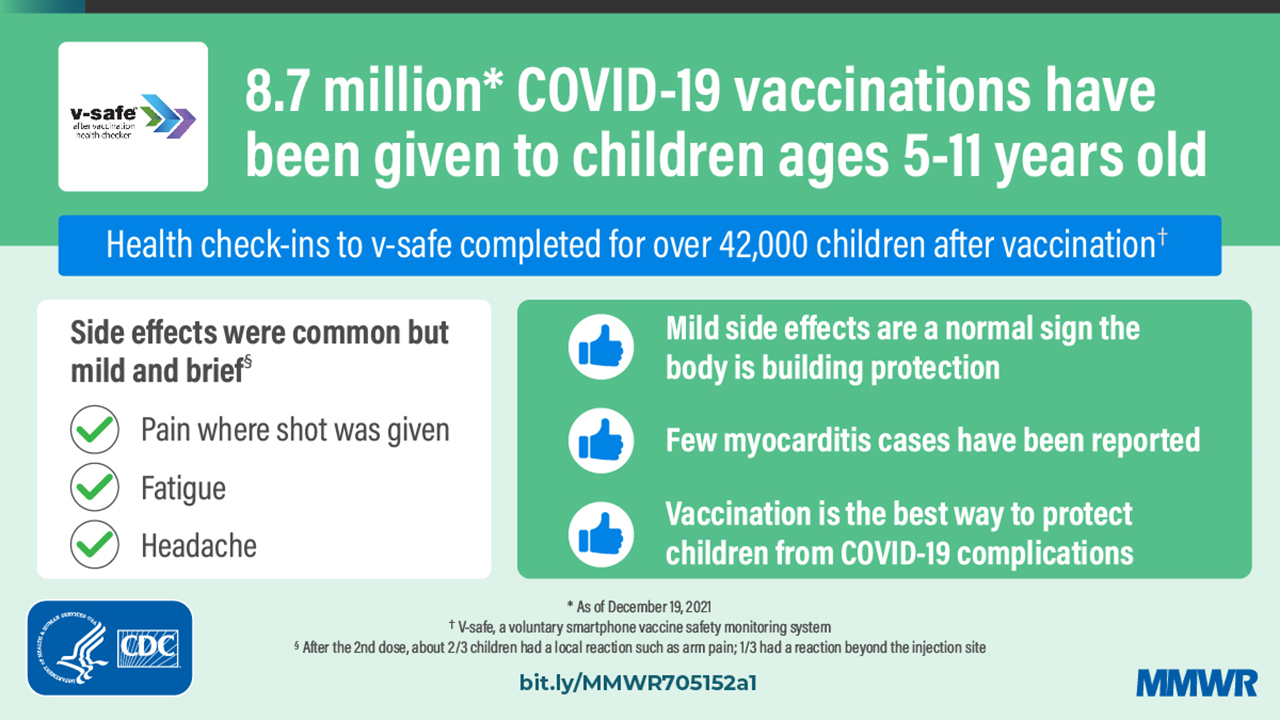
#> input picture Images/Vaccination_Images/vaccination_1.PNG, 1280 x 720 px, found by its file name; its folder holds only this picture in this run
$ jupyter execute --allow-errors Untargeted_Attack_on_Tesseract.ipynb
#> lines starting #> are read from the running program, lines starting #| are printed output that depends on the picture
#> further down, image_target is the input picture: shape (720, 1280, 3); mean R, G, B 146.9, 206.7, 191.4
[cell 1]
import os
import math
import re
import time
import numpy as np
import pandas as pd
from matplotlib import pyplot as plt
import imageio
import cv2
from IPython.display import clear_output
from PIL import Image, ImageFont, ImageDraw

[cell 2]
# Importing HopSkipJump
from __future__ import absolute_import, division, print_function, unicode_literals
from art.estimators.classification import BlackBoxClassifier
from art.defences.preprocessor import JpegCompression
from art.attacks.evasion import HopSkipJump
from art.utils import to_categorical

[cell 3]
# Importing Tesseract's python wrapper
import pytesseract
# Defining the path of installed Tesseract
pytesseract.pytesseract.tesseract_cmd = r'/opt/homebrew/bin/tesseract'

[cell 4]
# Compress the given image to a desirable size to make the computation faster

def compress_image(img):
    ht, wid, _ = img.shape
#> ht = 720; wid = 1280
    reduce_factor = math.ceil(ht/250)
#> reduce_factor = 3
    new_ht = int(ht/reduce_factor)
#> new_ht = 240
    new_wid = int(wid/reduce_factor)
#> new_wid = 426
    res = cv2.resize(img, dsize=(new_wid, new_ht), interpolation=cv2.INTER_CUBIC)
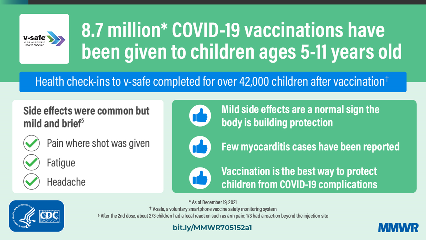
#> res: shape (240, 426, 3); mean R, G, B 146.9, 206.7, 191.3
    print(img.shape)
#| (720, 1280, 3)
    print(res.shape)
#| (240, 426, 3)
    return res

[cell 5]
# Define a predict function which will call Tesseract to predict text in the given image

# [21 lines left out: function predict, not called in this run]

def predict_text(model, image, label_dict):
    plt.imshow(image[:,:,0])
#> (this line was passed over: IPython is not available in this run)
    plt.show()
    image_lst = np.array([image], dtype=np.float32)
    out_label_cat = model.predict(image_lst)
    print(label_dict[np.argmax(out_label_cat)])
    return label_dict[np.argmax(out_label_cat)]

[cell 6]
# Adversarial attack using HopSkipJump
'''
Optimization of adversarial image stops after either 15 iterations or
when the consecutive error does not decrease more than 1%
'''

# [18 lines left out: function create_mask, not called in this run]

[cell 7]
# function to verify output on the generated adversarial image

# [6 lines left out: function verify_output, not called in this run]

[cell 8]
#Text that you want to show on the image

target_word = 'vaccination'
label_dict = {0: target_word, 1: 'other'}
reverse_label_dict = {target_word: 0, 'other': 1}

[cell 9]
# Count no. of original images which Tesseract is able to read correcctly
workable_examples = 0
workable_examples_lst = []

# Count no. of images successfully able to fool Tesseract after being perturbed
successful_examples = 0
successful_examples_lst = []

#> (the rest of this cell did not finish here and is left out)
